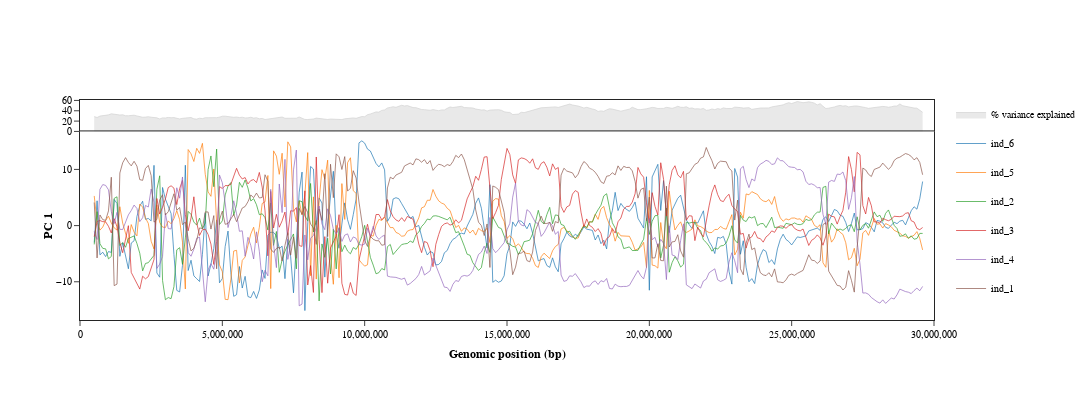

Notebook cell for this chart:
### Code cell


### Figure 1 — Plotly figure (JSON) as saved in the notebook; plotly's stock layout.template omitted (floating-point values rounded to 4 significant figures; data arrays with more than 128 entries replaced by an {"elided": "..."} marker saying what was removed)
{"data": [{"connectgaps": true, "fill": "tozeroy", "hoverinfo": "text", "legendgroup": "% variance explained", "line": {"color": "lightgrey", "width": 0.7}, "mode": "lines", "name": "% variance explained", "text": {"elided": "292 str values"}, "type": "scatter", "x": {"elided": "292 int values"}, "xaxis": "x", "y": {"elided": "292 float values"}, "yaxis": "y"}, {"hoverinfo": "text", "legendgroup": "ind_6", "line": {"color": "rgb(31, 119, 180)", "width": 0.7}, "mode": "lines", "name": "ind_6", "text": {"elided": "293 str values"}, "type": "scatter", "x": {"elided": "293 int values"}, "xaxis": "x2", "y": {"elided": "293 float values"}, "yaxis": "y2"}, {"hoverinfo": "text", "legendgroup": "ind_5", "line": {"color": "rgb(255, 127, 14)", "width": 0.7}, "mode": "lines", "name": "ind_5", "text": {"elided": "293 str values"}, "type": "scatter", "x": {"elided": "293 int values"}, "xaxis": "x2", "y": {"elided": "293 float values"}, "yaxis": "y2"}, {"hoverinfo": "text", "legendgroup": "ind_2", "line": {"color": "rgb(44, 160, 44)", "width": 0.7}, "mode": "lines", "name": "ind_2", "text": {"elided": "293 str values"}, "type": "scatter", "x": {"elided": "293 int values"}, "xaxis": "x2", "y": {"elided": "293 float values"}, "yaxis": "y2"}, {"hoverinfo": "text", "legendgroup": "ind_3", "line": {"color": "rgb(214, 39, 40)", "width": 0.7}, "mode": "lines", "name": "ind_3", "text": {"elided": "293 str values"}, "type": "scatter", "x": {"elided": "293 int values"}, "xaxis": "x2", "y": {"elided": "293 float values"}, "yaxis": "y2"}, {"hoverinfo": "text", "legendgroup": "ind_4", "line": {"color": "rgb(148, 103, 189)", "width": 0.7}, "mode": "lines", "name": "ind_4", "text": {"elided": "293 str values"}, "type": "scatter", "x": {"elided": "293 int values"}, "xaxis": "x2", "y": {"elided": "293 float values"}, "yaxis": "y2"}, {"hoverinfo": "text", "legendgroup": "ind_1", "line": {"color": "rgb(140, 86, 75)", "width": 0.7}, "mode": "lines", "name": "ind_1", "text": {"elided": "293 str values"}, "type": "scatter", "x": {"elided": "293 int values"}, "xaxis": "x2", "y": {"elided": "293 float values"}, "yaxis": "y2"}], "layout": {"font": {"color": "black", "family": "Arial"}, "height": 400, "legend": {"font": {"size": 10}}, "paper_bgcolor": "rgba(0,0,0,0)", "plot_bgcolor": "rgba(0,0,0,0)", "width": 1200, "xaxis": {"anchor": "y", "domain": [0, 1], "linewidth": 1, "matches": "x2", "mirror": false, "range": [1, 30000000], "showticklabels": false, "side": "top", "ticks": ""}, "xaxis2": {"anchor": "y2", "domain": [0, 1], "linewidth": 1, "mirror": true, "range": [1, 30000000], "side": "bottom", "tickfont": {"size": 10}, "tickformat": ",.0f", "ticks": "outside", "title": {"font": {"size": 12}, "standoff": 10, "text": "<b>Genomic position (bp)"}}, "yaxis": {"anchor": "x", "domain": [0.8571, 1], "linewidth": 1, "mirror": true, "side": "left", "tickfont": {"size": 10}, "ticks": "outside"}, "yaxis2": {"anchor": "x2", "domain": [0, 0.8571], "linewidth": 1, "mirror": true, "side": "left", "tickfont": {"size": 10}, "ticks": "outside", "title": {"font": {"size": 12}, "standoff": 0, "text": "<b>PC 1"}}}}
